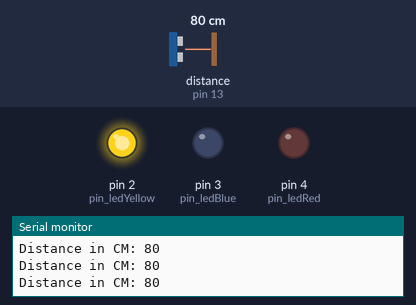
Bench run of a sketch on a simulated Arduino Uno, built with avr-gcc and run on an emulated ATmega328P. On the bench: output pins drawn as LEDs (lit = HIGH), the last lines printed to the serial monitor. The inputs (shaded band) are chosen by the test bench; at power-on: distance to the obstacle (sensor on pin 13) 80 cm.

Above: at 1.2 s.
1.3 s: distance to the obstacle (sensor on pin 13) set to 23 cm
4.3 s: distance to the obstacle (sensor on pin 13) set to 18 cm
At 4.9 s:
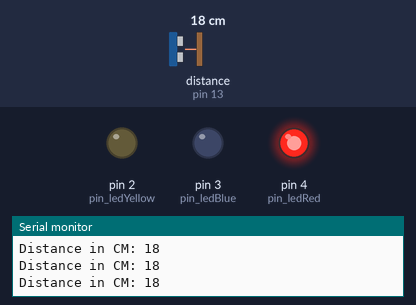
5.8 s: distance to the obstacle (sensor on pin 13) set to 120 cm
At 7.0 s:
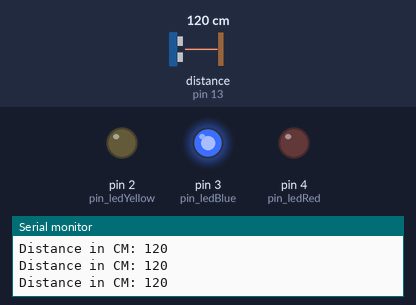
7.3 s: distance to the obstacle (sensor on pin 13) set to 104 cm
8.8 s: distance to the obstacle (sensor on pin 13) set to 98 cm
At 9.9 s:
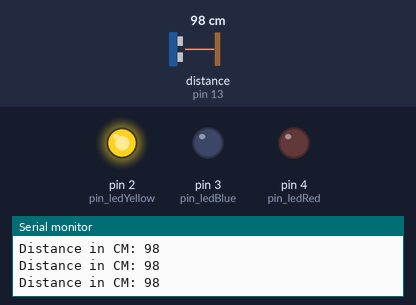
11.8 s: distance to the obstacle (sensor on pin 13) set to 17 cm
At 13.2 s:
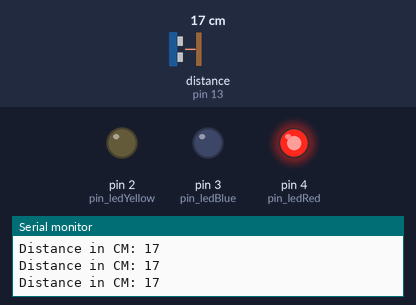
Timing chart, 0 to 14.8 s (numbered marks = the images above; inputs shaded):
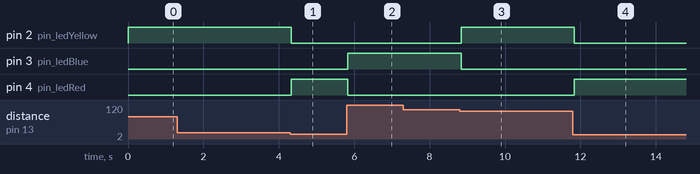

The sketch:

IOT_Ultrasonic-LED.ino
```cpp
#include <Ultrasonic.h>
Ultrasonic ultrasonic(12, 13);
const int pin_ledYellow = 2;
const int pin_ledBlue = 3;
const int pin_ledRed = 4;
int distance;

void setup() {
  pinMode(pin_ledYellow, HIGH);
  pinMode(pin_ledBlue, HIGH);
  pinMode(pin_ledRed, HIGH);
  Serial.begin(9600);
}

void loop() {
  distance = ultrasonic.read();
  Serial.print("Distance in CM: ");
  Serial.println(distance);

  if (distance > 100){
    digitalWrite(pin_ledBlue, HIGH);
    digitalWrite(pin_ledYellow, LOW);
    digitalWrite(pin_ledRed, LOW);
  }
  if (distance <= 100 && distance > 20){
    digitalWrite(pin_ledYellow, HIGH);
    digitalWrite(pin_ledBlue, LOW);
    digitalWrite(pin_ledRed, LOW);

  }
  if (distance <= 20){
    digitalWrite(pin_ledRed, HIGH);
    digitalWrite(pin_ledBlue, LOW);
    digitalWrite(pin_ledYellow, LOW);
  }


}
```

Measured:
- the behaviour switches between 21 and 20 cm on distance to the obstacle (sensor on pin 13) (found by bisection; images 0 and 1)
- the behaviour switches between 101 and 100 cm on distance to the obstacle (sensor on pin 13) (found by bisection; images 2 and 3)
- after the input at 4.3 s, pin 2 (pin_ledYellow): HIGH → LOW at once; pin 4 (pin_ledRed): LOW → HIGH at once
- after the input at 5.8 s, pin 3 (pin_ledBlue): LOW → HIGH at once; pin 4 (pin_ledRed): HIGH → LOW at once
- after the input at 8.8 s, pin 2 (pin_ledYellow): LOW → HIGH at once; pin 3 (pin_ledBlue): HIGH → LOW at once
- after the input at 11.8 s, pin 2 (pin_ledYellow): HIGH → LOW at once; pin 4 (pin_ledRed): LOW → HIGH at once
